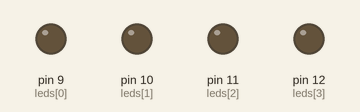
Simulated run of this sketch. Board: Arduino Uno, built with avr-gcc and run on an emulated ATmega328P. On the bench: output pins drawn as LEDs (lit = HIGH).

Above: at 0.5 s.
At 2.5 s:
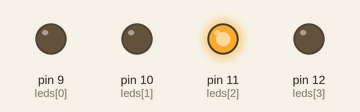
At 3.5 s:
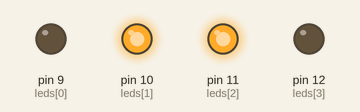
At 4.5 s:
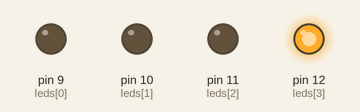
At 6.5 s:
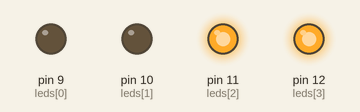
At 9.5 s:
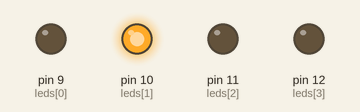
Timing chart, 0 to 10.4 s (numbered marks = the images above):
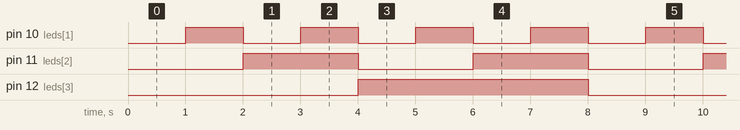

The sketch:

contador_pares.ino
```cpp
const int leds[] = {9, 10, 11, 12};

int contador = 0;

int tiempo_espera = 1000;

void setup() {
  for (int i = 0; i < 4; i += 1) {
    pinMode(leds[i], OUTPUT);
  }
}

void loop() {
  for (int i = 0; i < 4; i += 1) {
    int bit = (contador >> i) & 1;
    digitalWrite(leds[i], bit);
  }

  contador += 2;

  delay(tiempo_espera);
}
```

Measured:
- by itself, pin 10 (leds[1]): alternates HIGH for 1.0 s and LOW for 1.0 s
- by itself, pin 11 (leds[2]): alternates HIGH for 2.0 s and LOW for 2.0 s
- by itself, pin 12 (leds[3]): alternates HIGH for 4.0 s and LOW for 4.0 s
